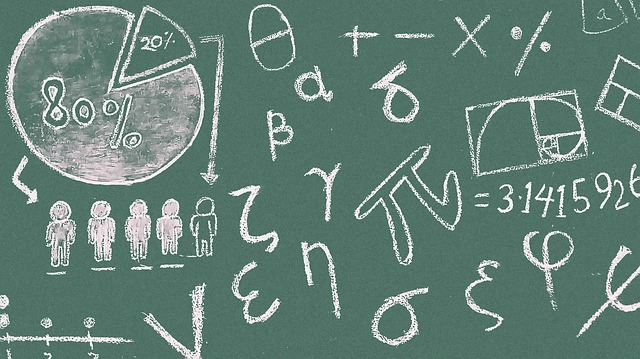
#> input picture images/math-1500720_640.jpg, 640 x 359 px
$ python reading_image_in_grayscale.py
#> lines starting #> are read from the running program, lines starting #| are printed output that depends on the picture
# Author: Ravi Kumar Gupta
# Github: https://github.com/kravigupta
# Twitter: https://twitter.com/kravigupta

import cv2

# Image downloaded from https://pixabay.com/en/math-symbols-blackboard-classroom-1500720/

pathToImage = 'images/math-1500720_640.jpg'

# reading an image
img = cv2.imread(pathToImage)
#> img is the input picture: shape (359, 640, 3); mean B, G, R 119.7, 129, 101.2

# reading an image with flag gray
gray_image = cv2.imread(pathToImage, cv2.IMREAD_GRAYSCALE)
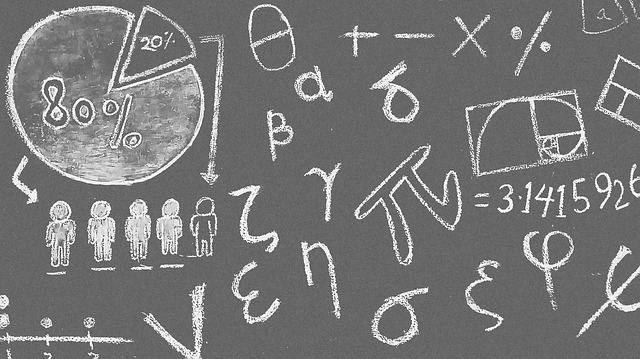
#> gray_image: shape (359, 640); min 25, max 255, mean 119.7

# showing an image
cv2.imshow('Image - ' + pathToImage, img)

# showing the grayscale image
cv2.imshow('Grey image - '+ pathToImage, gray_image)

cv2.waitKey(0)

cv2.destroyAllWindows()
